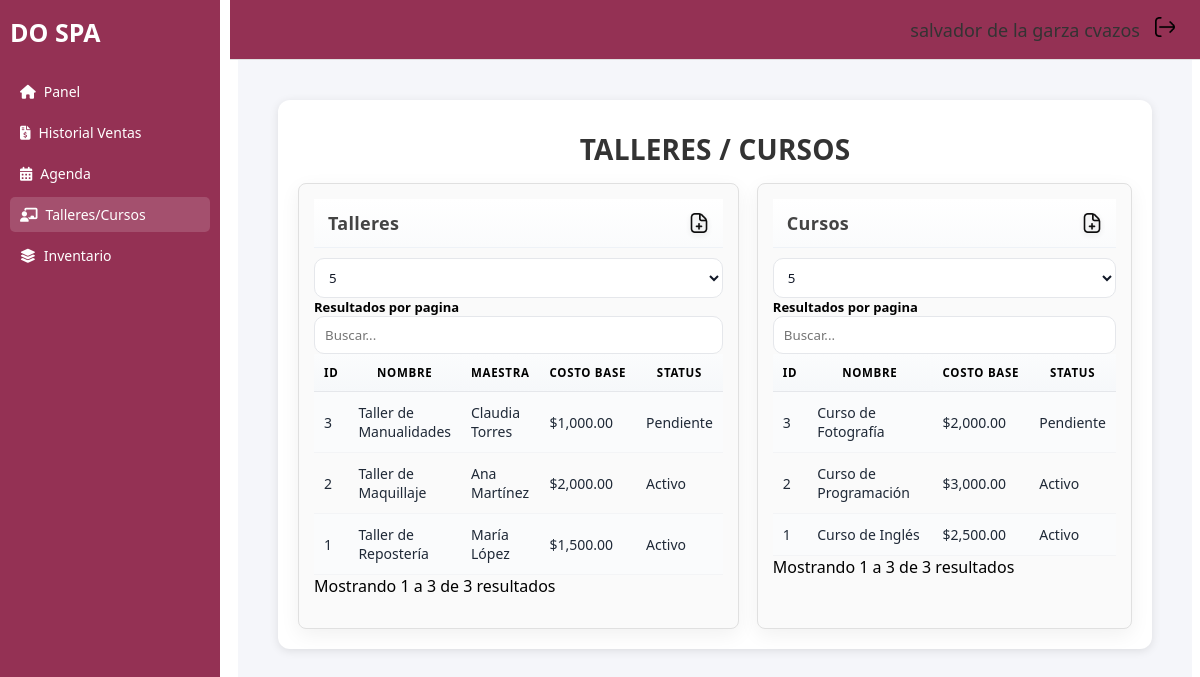
Screenshot of /talleres-cursos.php (signed in) with the database file from the repository.
### tables this page shows
CREATE TABLE `talleres` (
  `id_taller` int(11) NOT NULL,
  `nombre` varchar(255) DEFAULT NULL,
  `id_maestra` int(11) DEFAULT NULL,
  `costo_base` decimal(10,2) DEFAULT NULL,
  `status` varchar(50) DEFAULT NULL,
  `ingreso_bruto` decimal(10,2) DEFAULT NULL,
  `gastos` decimal(10,2) DEFAULT NULL,
  `porcentaje_delia` decimal(5,2) DEFAULT NULL,
  `porcentaje_caro` decimal(5,2) DEFAULT NULL,
  `precio_preferencial` tinyint(1) DEFAULT 0
);

CREATE TABLE `maestras` (
  `id_maestra` int(11) NOT NULL,
  `nombre` varchar(255) DEFAULT NULL,
  `base` varchar(100) DEFAULT NULL,
  `acuerdo` varchar(100) DEFAULT NULL,
  `gastos` decimal(10,2) DEFAULT NULL,
  `porcentaje_ganancia` decimal(5,2) DEFAULT NULL
);

CREATE TABLE `cursos` (
  `id_curso` int(11) NOT NULL,
  `nombre` varchar(255) DEFAULT NULL,
  `id_maestra` int(11) NOT NULL,
  `costo_base` decimal(10,2) DEFAULT NULL,
  `status` varchar(50) DEFAULT NULL,
  `ingreso_bruto` decimal(10,2) DEFAULT NULL,
  `gastos` decimal(10,2) DEFAULT NULL,
  `precio_preferencial` tinyint(1) DEFAULT 0
);

### talleres-cursos.php (the view, shortened to what this page needs)
<?php
require_once "conexion.php";
$Nombre = $_SESSION['nombre'] ?? '';
$Apat   = $_SESSION['apat']   ?? '';
$Amat   = $_SESSION['amat']   ?? '';
mysqli_set_charset($conexion, 'utf8mb4');
?>
<!DOCTYPE html>
<html lang="es">
<head>
  <link rel="stylesheet" href="css/sidebar.css">
  <link rel="stylesheet" href="css/header.css">
  <link rel="stylesheet" href="css/inventario.css">
  <link rel="stylesheet" href="css/talleres-cursos.css?v=2">
  <link rel="stylesheet" href="https://cdn.jsdelivr.net/npm/simple-datatables@latest/dist/style.css">
  <link rel="stylesheet" href="https://cdnjs.cloudflare.com/ajax/libs/font-awesome/6.4.0/css/all.min.css">
</head>
<body>
  <div class="dashboard">
    <aside class="sidebar">
      <div class="logo">DO SPA</div>
      <ul id="menu">
        <li><a href="main.php"><i class="fas fa-home"></i> Panel</a></li>
        <li><a href="ventas.php"><i class="fas fa-file-invoice-dollar"></i> Historial Ventas</a></li>
        <li><a href="agenda.php"><i class="fas fa-calendar-days"></i> Agenda</a></li>
        <li class="active"><a href="talleres_cursos.php"><i class="fas fa-chalkboard-teacher"></i> Talleres/Cursos</a></li>
        <li><a href="inventario.php"><i class="fas fa-layer-group"></i> Inventario</a></li>
      </ul>
    </aside>
    <main class="main">
      <header class="topbar">
        <div class="user-info">
          <span><?php echo htmlspecialchars("$Nombre $Apat $Amat", ENT_QUOTES, 'UTF-8'); ?></span>
          <a href="muerte.php"><img src="img/logout.png" width="20" alt="Salir"></a>
        </div>
      </header>
      <div class="inventario">
        <h2 class="titulo-inventario" align="center">TALLERES / CURSOS</h2>
        <div class="tablas-inventario">
          <section class="productos">
            <div class="section-header">
              <h3>Talleres</h3>
              <div class="section-actions">
                <img src="img/agregar.png" alt="Agregar" class="icon btn-alta" width="20" data-tipo="taller" title="Dar de alta Taller">
              </div>
            </div>
            <table id="TablaTalleres" class="display">
              <thead>
                <tr>
                  <th>Id</th>
                  <th>Nombre</th>
                  <th>Maestra</th>
                  <th>Costo base</th>
                  <th>Status</th>
                </tr>
              </thead>
              <tbody>
              <?php
                $sqlT = "SELECT t.id_taller, t.nombre, m.nombre AS maestra, t.costo_base, t.status
                         FROM talleres t
                         LEFT JOIN maestras m ON m.id_maestra = t.id_maestra
                         ORDER BY t.id_taller DESC";
                if ($rT = mysqli_query($conexion, $sqlT)):
                  while ($row = mysqli_fetch_assoc($rT)): ?>
                    <tr>
                      <td><?php echo (int)$row['id_taller']; ?></td>
                      <td><?php echo htmlspecialchars($row['nombre'] ?? '', ENT_QUOTES, 'UTF-8'); ?></td>
                      <td><?php echo htmlspecialchars($row['maestra'] ?? '', ENT_QUOTES, 'UTF-8'); ?></td>
                      <td><?php echo '$'.number_format((float)$row['costo_base'], 2); ?></td>
                      <td><?php echo htmlspecialchars(ucfirst($row['status']) ?? '', ENT_QUOTES, 'UTF-8'); ?></td>
                    </tr>
              <?php endwhile; mysqli_free_result($rT); endif; ?>
              </tbody>
            </table>
          </section>
          <section class="kits">
            <div class="section-header">
              <h3>Cursos</h3>
              <div class="section-actions">
                <img src="img/agregar.png" alt="Agregar" class="icon btn-alta" width="20" data-tipo="curso" title="Dar de alta Curso">
              </div>
            </div>
            <table id="TablaCursos" class="display">
              <thead>
                <tr>
                  <th>Id</th>
                  <th>Nombre</th>
                  <th>Costo base</th>
                  <th>Status</th>
                </tr>
              </thead>
              <tbody>
              <?php
                $sqlC = "SELECT id_curso, nombre, costo_base, status
                         FROM cursos
                         ORDER BY id_curso DESC";
                if ($rC = mysqli_query($conexion, $sqlC)):
                  while ($row = mysqli_fetch_assoc($rC)): ?>
                    <tr>
                      <td><?php echo (int)$row['id_curso']; ?></td>
                      <td><?php echo htmlspecialchars($row['nombre'] ?? '', ENT_QUOTES, 'UTF-8'); ?></td>
                      <td><?php echo '$'.number_format((float)$row['costo_base'], 2); ?></td>
                      <td><?php echo htmlspecialchars(ucfirst($row['status']) ?? '', ENT_QUOTES, 'UTF-8'); ?></td>
                    </tr>
              <?php endwhile; mysqli_free_result($rC); endif; ?>
              </tbody>
            </table>
          </section>
        </div>
      </div>
    </main>
  </div>
</body>
</html>

### css/sidebar.css (style rules this page uses)
.sidebar { position: fixed; top: 0; left: 0; width: 220px; height: 100vh; background: #943154; color: #fff; padding: 15px 10px; box-sizing: border-box; font-family: 'Segoe UI', sans-serif; }
.sidebar .logo { font-size: 25px; font-weight: bold; margin-bottom: 25px; text-align: left; color: #fff; }
.sidebar ul { list-style: none; margin: 0; padding: 0; }
.sidebar li { margin: 6px 0; }
.sidebar a { display: flex; align-items: center; gap: 8px; padding: 8px 10px; color: #fff; text-decoration: none; font-size: 14px; border-radius: 5px; transition: background 0.3s; }
.sidebar a:hover, .sidebar .active a { background: rgba(255, 255, 255, 0.15); }

### css/header.css (style rules this page uses)
.topbar { position: fixed; top: 0; left: 230px; right: 0; height: 60px; background: #943154; display: flex; align-items: center; justify-content: flex-end; padding: 0 25px; border-bottom: 1px solid #e0e0e0; box-sizing: border-box; z-index: 1000; }
.user-info { display: flex; align-items: center; gap: 15px; font-size: 18px; color: #333; }
.user-info span { font-weight: 500; color: #333; }

### css/inventario.css (style rules this page uses)
* { font-family: 'Segoe UI', sans-serif; }
.main { margin-left: 230px; margin-top: 60px; padding: 20px; background: #f5f6fa; min-height: calc(100vh - 60px); box-sizing: border-box; font-family: 'Segoe UI', sans-serif; }
a { text-decoration: none; color: #000; }
.inventario { background: #fff; padding: 25px; border-radius: 12px; box-shadow: 0 2px 10px rgba(0,0,0,0.1); margin: 20px; flex: 1; display: flex; flex-direction: column; }
.inventario .titulo-inventario { font-size: 28px; font-weight: 700; margin-bottom: 15px; color: #333; }
.tablas-inventario { display: grid; grid-template-columns: 1fr 1fr; gap: 25px; }
.tablas-inventario section { background: #fafafa; border: 1px solid #e0e0e0; border-radius: 8px; padding: 15px; }
.tablas-inventario h3 { margin-bottom: 10px; font-size: 18px; color: #444; }
.tablas-inventario .section-header { display: flex; align-items: center; justify-content: space-between; gap: 12px; margin-bottom: 10px; }
.tablas-inventario .section-header h3 { margin: 0; font-size: 18px; color: #444; }
.section-actions { display: flex; align-items: center; gap: 10px; }
.section-actions .icon { width: 20px; height: 20px; cursor: pointer; vertical-align: middle; opacity: 0.95; transition: transform .12s ease, opacity .12s ease; }

### css/talleres-cursos.css (style rules this page uses)
.inventario { padding: 20px; }
.titulo-inventario { margin: 10px 0 18px; font-size: 24px; font-weight: 800; letter-spacing: .2px; text-transform: uppercase; }
.tablas-inventario { display: grid; grid-template-columns: 1fr 1fr; gap: 18px; }
.productos, .kits { background: #ffffff; border: 1px solid #e5e7eb; border-radius: 14px; box-shadow: 0 6px 20px rgba(0,0,0,.06); overflow: clip; }
.section-header { display: flex; align-items: center; justify-content: space-between; padding: 12px 14px; border-bottom: 1px solid #eef2f7; background: linear-gradient(180deg, #ffffff, #fafbfc); }
.section-header h3 { margin: 0; font-size: 15px; font-weight: 800; letter-spacing: .3px; }
.section-actions { display: flex; align-items: center; gap: 10px; }
.section-actions .icon { width: 20px; height: 20px; cursor: pointer; transition: transform .15s ease, filter .2s ease; filter: drop-shadow(0 2px 3px rgba(0,0,0,.15)); }
table.display { width: 100%; border-collapse: collapse; font-size: 14px; }

### rows the page displays
talleres: id_taller "3", nombre "Taller de Manualidades", id_maestra.nombre "Claudia Torres", costo_base "1,000.00", status "Pendiente"
talleres: id_taller "2", nombre "Taller de Maquillaje", id_maestra.nombre "Ana Martínez", costo_base "2,000.00", status "Activo"
talleres: id_taller "1", nombre "Taller de Repostería", id_maestra.nombre "María López", costo_base "1,500.00", status "Activo"
cursos: id_curso "3", nombre "Curso de Fotografía", costo_base "2,000.00", status "Pendiente"
cursos: id_curso "2", nombre "Curso de Programación", costo_base "3,000.00", status "Activo"
cursos: id_curso "1", nombre "Curso de Inglés", costo_base "2,500.00", status "Activo"
